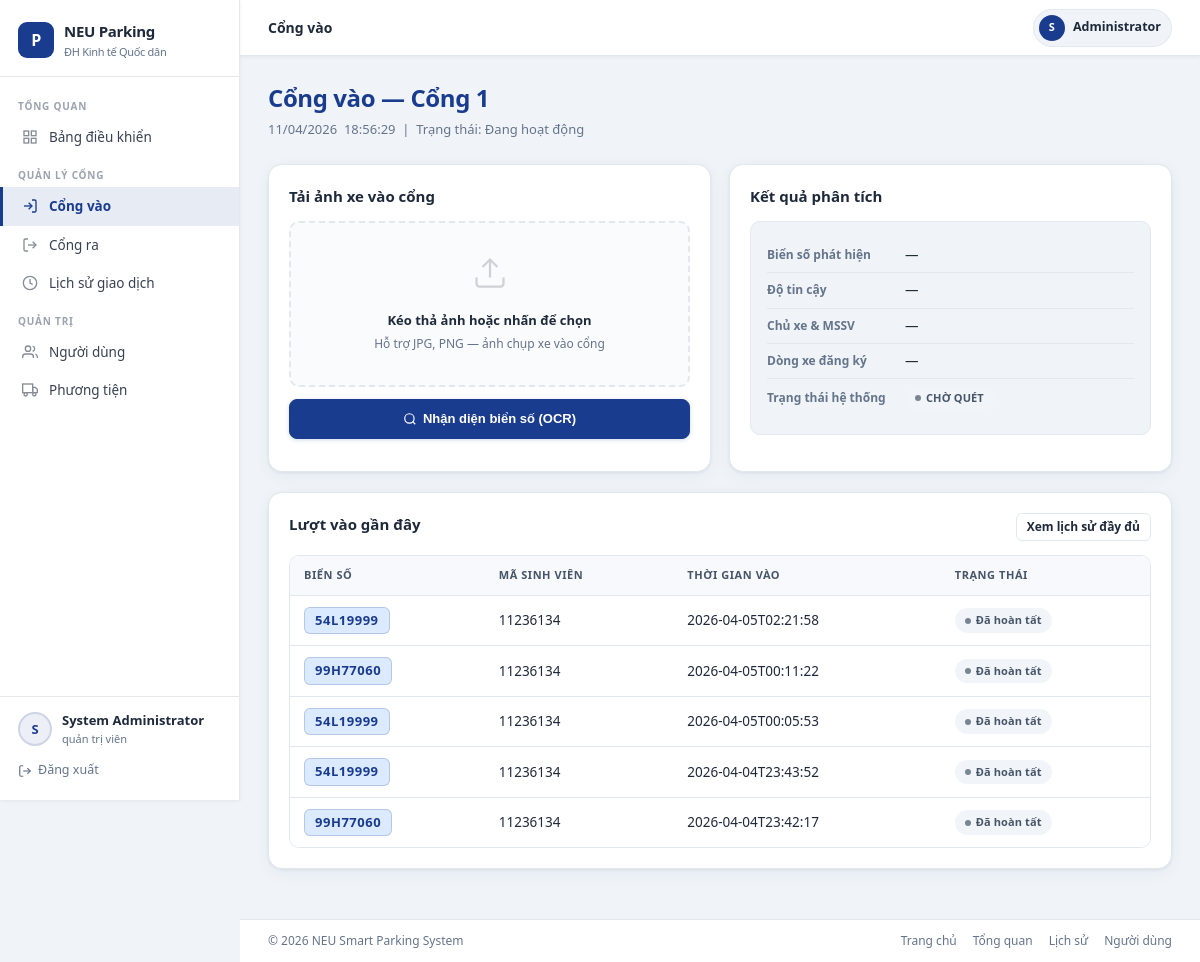
The page /gate-in (signed in) on the database as committed earlier.
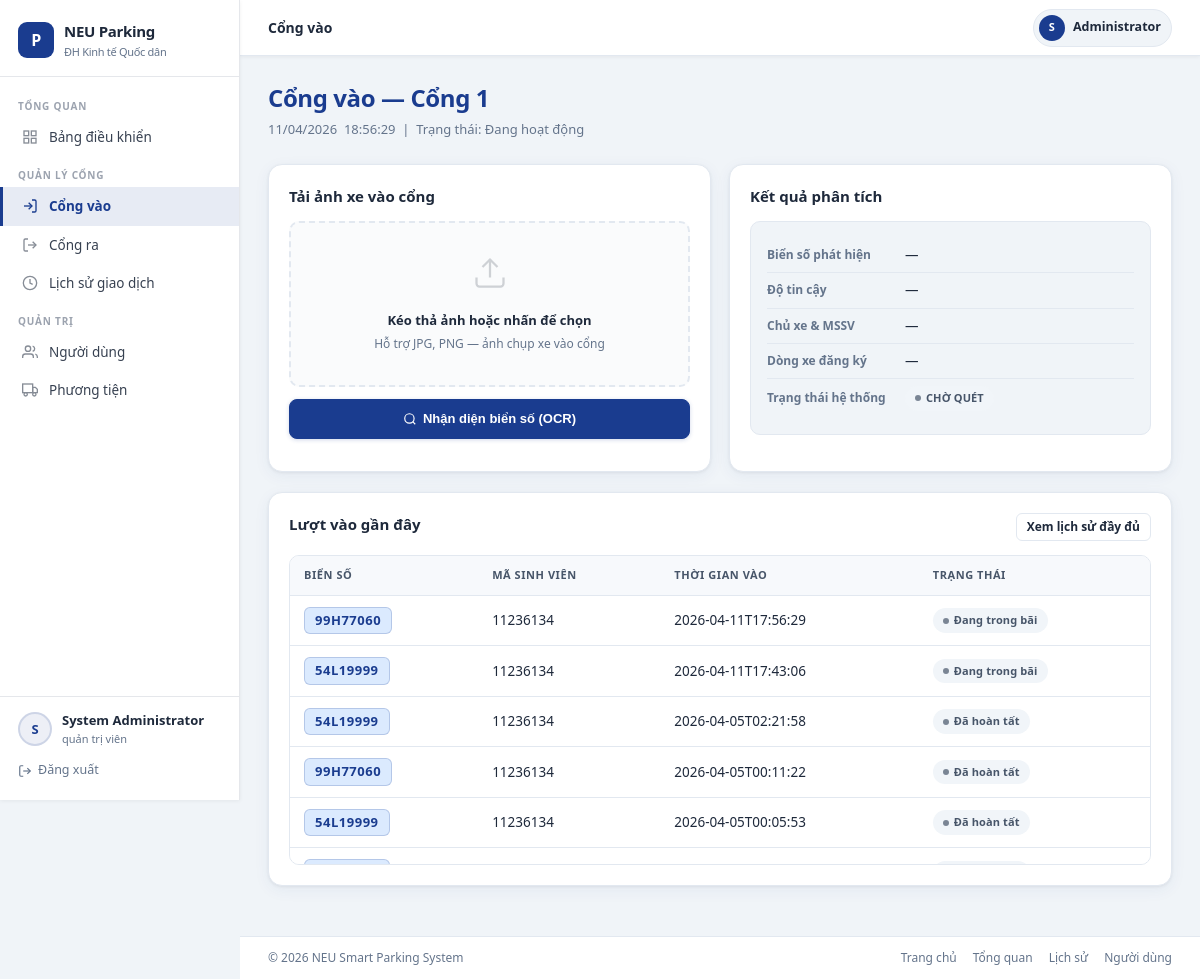
The same page on the database as committed later.
### tables this page shows
CREATE TABLE parking_log (
            id INTEGER PRIMARY KEY AUTOINCREMENT,
            plate TEXT NOT NULL,
            student_code TEXT NOT NULL,
            time_in TEXT NOT NULL,
            time_out TEXT,
            gate_in TEXT,
            gate_out TEXT,
            fee INTEGER NOT NULL DEFAULT 0,
            status TEXT NOT NULL DEFAULT 'IN_PARKING',
            note TEXT,
            created_at TEXT DEFAULT CURRENT_TIMESTAMP
        );

### app.py (the view, shortened to what this page needs)
@app.route("/gate-in", methods=["GET", "POST"])
@roles_required("guard", "admin")
def gate_in():
    ocr = {"plate": None, "confidence": None}
    owner = None
    system_status = None
    error_message = None
    uploaded_preview = None
    issued_qr = None
    logs = list_recent_entries(limit=8)
    return render_template(
        "gate_in.html",
        gate_name="Cổng 1",
        status="Đang hoạt động",
        current_time=datetime.now().strftime("%H:%M:%S"),
        current_date=datetime.now().strftime("%d/%m/%Y"),
        ocr=ocr,
        owner=owner,
        system_status=system_status,
        error_message=error_message,
        uploaded_preview=uploaded_preview,
        issued_qr=issued_qr,
        logs=logs,
    )

### app.py (called while the page is built)
def roles_required(*roles: str):
    def decorator(view):
        @wraps(view)
        def wrapped_view(*args, **kwargs):
            if not g.user:
                return redirect(url_for("login", next=request.path))
            if g.user.get("role") not in roles:
                flash("Bạn không có quyền truy cập trang này.", "error")
                return redirect(url_for("dashboard"))
            return view(*args, **kwargs)
        return wrapped_view
    return decorator

def _translate_role(role: str | None) -> str:
    return {
        "admin": "quản trị viên",
        "guard": "bảo vệ",
        "student": "sinh viên",
    }.get((role or "").lower(), role or "-")

@app.before_request
def load_current_user():
    user_id = session.get("user_id")
    if not user_id:
        g.user = None
        return
    user = get_user_by_id(int(user_id))
    if not user:
        session.clear()
        g.user = None
        return
    g.user = user

### services/db_service.py (called while the page is built)
def get_engine():
    global _ENGINE
    if _ENGINE is None:
        _ENGINE = create_engine(Config.DATABASE_URL, future=True)
    return _ENGINE

### templates/gate_in.html (shortened to what the changed rows need)
{% extends 'base.html' %}
{% block extra_css %}
<link rel="stylesheet" href="{{ url_for('static', filename='css/parking.css') }}">
{% endblock %}
{% block content %}
<div class="page-header">
    <div>
        <h1 class="page-title">Cổng vào — {{ gate_name }}</h1>
    </div>
</div>
<div class="grid grid-2" style="margin-bottom:20px;">
    <article class="section-card">
        <h2 class="section-title">Tải ảnh xe vào cổng</h2>
    </article>
    <article class="section-card">
        <h2 class="section-title">Kết quả phân tích</h2>
    </article>
</div>
<article class="section-card">
    <div class="section-head">
        <h2 class="section-title">Lượt vào gần đây</h2>
    </div>
    <div class="table-wrapper"
        style="max-height:310px;overflow-y:auto;scrollbar-width:thin;scrollbar-color:var(--border) transparent;">
        <table>
            <thead>
                <tr>
                    <th>Biển số</th>
                    <th>Mã sinh viên</th>
                    <th>Thời gian vào</th>
                    <th>Trạng thái</th>
                </tr>
            </thead>
            <tbody>
                {% for log in logs %}
                <tr>
                    <td><span class="plate-badge">{{ log.plate }}</span></td>
                    <td>{{ log.student_code }}</td>
                    <td>{{ log.time_in }}</td>
                    <td><span class="badge badge-secondary">{{ translate_status(log.status) }}</span></td>
                </tr>
                {% else %}
                <tr>
                    <td colspan="4" class="muted" style="text-align:center;padding:20px;">Chưa có dữ liệu.</td>
                </tr>
                {% endfor %}
            </tbody>
        </table>
    </div>
</article>
{% endblock %}

Rows that differ between the two databases and show on the page:
no longer on this page (row unchanged): parking_log: plate "54L19999", student_code "11236134", time_in "2026-04-04T23:43:52"
no longer on this page (row unchanged): parking_log: plate "99H77060", student_code "11236134", time_in "2026-04-04T23:42:17"
added parking_log: plate "99H77060", student_code "11236134", time_in "2026-04-11T17:56:29"
added parking_log: plate "54L19999", student_code "11236134", time_in "2026-04-11T17:43:06"
